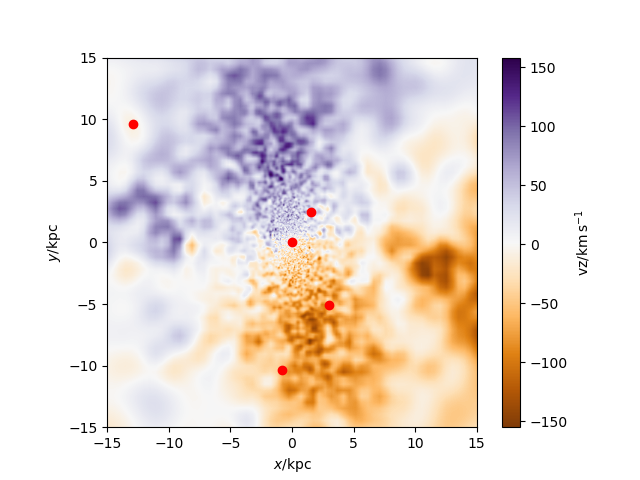

This figure's Python source:
#galaxy 320 GG Stellar velocity code
import pynbody
import numpy as np
import pynbody.plot.sph as sph
import matplotlib.pyplot as plt

#loading snapshot
s=pynbody.load('/mnt/data0/jillian/gguaman/cosmo25p.768sg1bwK1BHe75.008192')

#setting to physical units
s.physical_units()

#centering halo
#pynbody.analysis.angmom.faceon(s)
pynbody.analysis.angmom.sideon(s)

#creating star velocity plot
sph.image(s.s,qty="vz",width='30 kpc',cmap="PuOr", log=False, units='km s**-1')

#function to find BH
def findBH(s):
    BHfilter=pynbody.filt.LowPass('tform',0.0)
    BH=s.stars[BHfilter]
    return BH
BH=findBH(s)
print("The number of black holes is:",len(BH))

BHposition = BH['pos']
#print("The black hole's postion is", BHposition)
print("The BHs position is",BH['pos'].in_units('kpc'))

for i in range(len(BH)):
    #putting BH x in column
    BHx=BHposition[[i],0]
   #putting BH y in column
    BHy=BHposition[[i],1]
   #putting BH z in column
    BHz=BHposition[[i],2]
    plt.plot(BHx,BHy, 'ro')

plt.show()
plt.savefig("galaxy109_StelVelGG.png")
